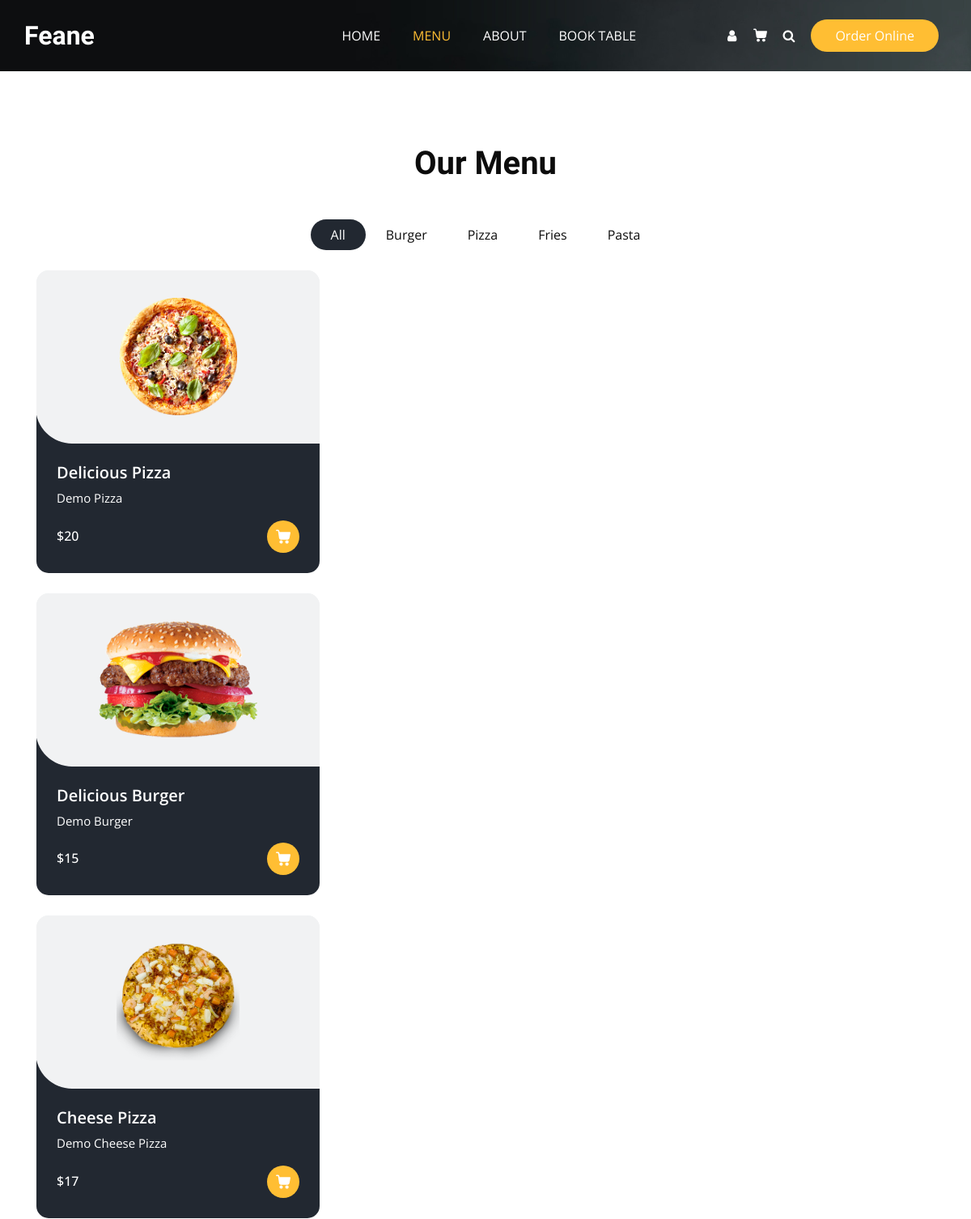
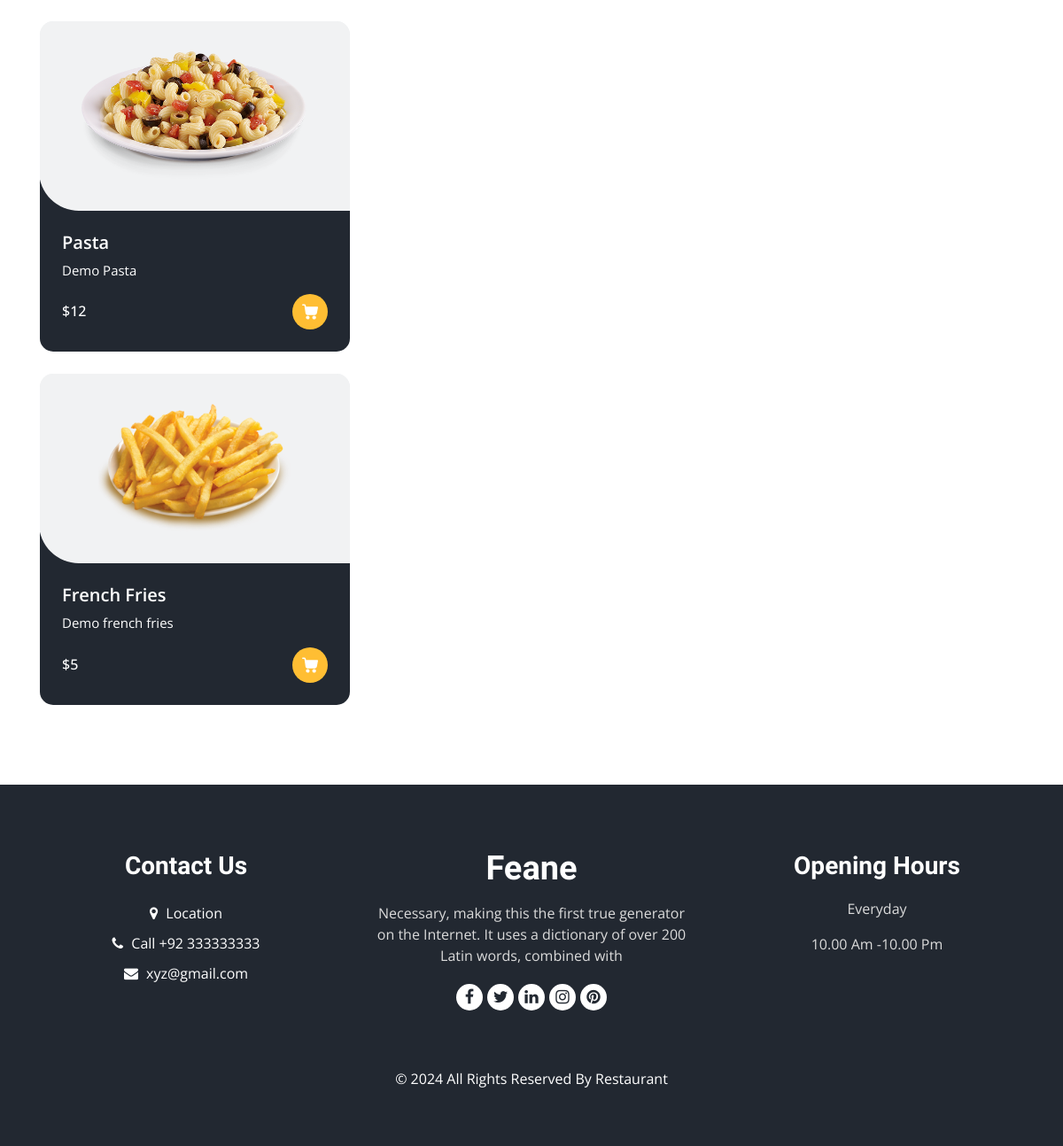
Before: /menu with the older database file (2 pictures, top to bottom).
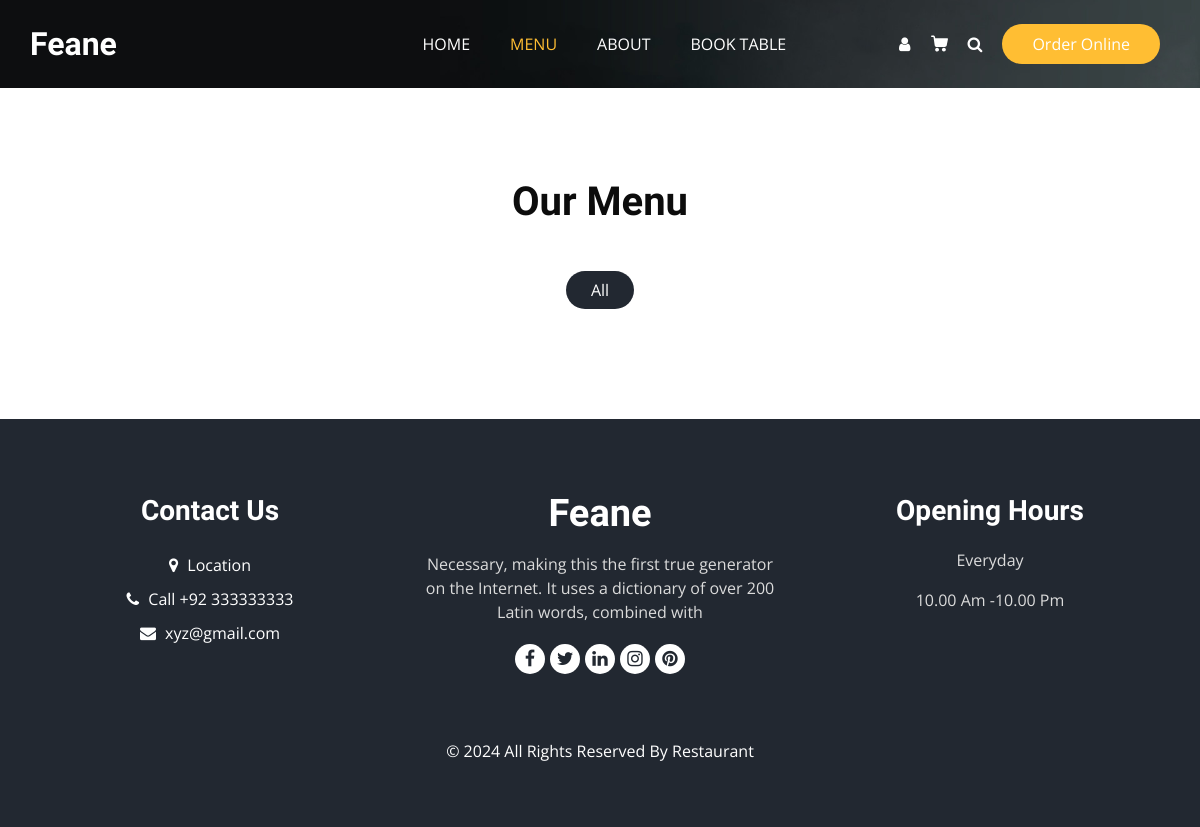
After: the same page with the newer database file.
### resturant/models.py (models this page shows, shortened)
class Category(models.Model):
       name = models.CharField(max_length=100)
       def __str__(self) :
              return self.name

class menu_items(models.Model):
       name          = models.CharField(max_length=50, blank=False)
       price         = models.IntegerField()
       menu_category = models.ForeignKey(Category, on_delete=models.CASCADE, blank=True, null=True)
       is_avalaible  = models.BooleanField(default=True)
       description   = models.TextField(max_length=300)
       image         = models.ImageField(upload_to='images/menu_items_images', blank=True)

### resturant/views.py (the view)
# urls.py: path('menu', views.menu, name='menu'),
def menu(request):
       items = menu_items.objects.all()
       categories = Category.objects.all()
       return render(request, 'menu.html', {
              'site_details':site_details,
              'items':items,
              'categories':categories,
       })

### templates/menu.html (shortened to what this page needs)
{% extends 'base.html' %}
{% load static %}
{% block content %}
</div>
<body class="sub_page">
</body>
  <section class="food_section layout_padding">
    <div class="container">
      <div class="heading_container heading_center">
        <h2>
          Our Menu
        </h2>
      </div>
      <ul class="filters_menu">
        <li class="active" data-filter="*">All</li>
        {% for category in categories %}
        <li data-filter=".{{category.name}}">{{ category.name}}</li>
        {% endfor %}
      </ul>
      <div class="filters-content">
        <div class="column grid">
          {% for item in items %}
          <div class="col-sm-6 col-lg-4 all pizza {{item.menu_category}}">
            <div class="box">
              <div>
                <div class="img-box">
                  <img src="{{ item.image.url }}" alt="">
                </div>
                <div class="detail-box">
                  <h5>
                    {{ item.name }}
                  </h5>
                  <p>
                   {{ item.description }}
                  </p>
                  <div class="options">
                    <h6>
                      ${{item.price}}
                    </h6>
                    <a href="">
                    </a>
                  </div>
                </div>
              </div>
            </div>
          </div>
          {% endfor %}
        </div>
      </div>
    </div>
  </section>
{% endblock %}

### templates/base.html (shortened to what this page needs)
{% load static %}
<!DOCTYPE html>
<html>
<head>
  <link rel="stylesheet" type="text/css" href="{% static 'css/bootstrap.css' %}" />
  <link rel="stylesheet" type="text/css" href="https://cdnjs.cloudflare.com/ajax/libs/OwlCarousel2/2.3.4/assets/owl.carousel.min.css" />
  <link rel="stylesheet" href="https://cdnjs.cloudflare.com/ajax/libs/jquery-nice-select/1.1.0/css/nice-select.min.css" />
  <link href="{% static 'css/font-awesome.min.css' %}" rel="stylesheet" />
  <link href="{% static 'css/style.css' %}" rel="stylesheet" />
  <link href="{% static 'css/responsive.css' %}" rel="stylesheet" />
</head>
<body>
  <div class="hero_area">
    <div class="bg-box">
      <img src="{% static 'images/hero-bg.jpg' %}" alt="">
    </div>
    <header class="header_section">
      <div class="container">
        <nav class="navbar navbar-expand-lg custom_nav-container ">
          <a class="navbar-brand" href="index.html">
            <span>
              Feane
            </span>
          </a>
          <div class="collapse navbar-collapse" id="navbarSupportedContent">
            <ul class="navbar-nav  mx-auto ">
              <li class="nav-item home">
                <a class="nav-link" href="/">Home <span class="sr-only">(current)</span></a>
              </li>
              <li class="nav-item menu">
                <a class="nav-link" href="{% url 'menu' %}">Menu</a>
              </li>
              <li class="nav-item about">
                <a class="nav-link" href="{% url 'about' %}">About</a>
              </li>
              <li class="nav-item book">
                <a class="nav-link" href="{% url 'book' %}">Book Table</a>
              </li>
            </ul>
            <div class="user_option">
              <a href="" class="user_link">
                <i class="fa fa-user" aria-hidden="true"></i>
              </a>
              <a class="cart_link" href="#">
              </a>
              <form class="form-inline">
                <button class="btn  my-2 my-sm-0 nav_search-btn" type="submit">
                  <i class="fa fa-search" aria-hidden="true"></i>
                </button>
              </form>
              <a href="{% url 'menu' %}" class="order_online">
                Order Online
              </a>
            </div>
          </div>
        </nav>
      </div>
    </header>
    {% block content %}
    {% endblock %}
  <footer class="footer_section">
    <div class="container">
      <div class="row">
        <div class="col-md-4 footer-col">
          <div class="footer_contact">
            <h4>
              Contact Us
            </h4>
            <div class="contact_link_box">
              <a href="">
                <i class="fa fa-map-marker" aria-hidden="true"></i>
                <span>
                  Location
                </span>
              </a>
              <a href="">
                <i class="fa fa-phone" aria-hidden="true"></i>
                <span>
                  Call {{site_details.phone}}
                </span>
              </a>
              <a href="">
                <i class="fa fa-envelope" aria-hidden="true"></i>
                <span>
                  {{site_details.email}}
                </span>
              </a>
            </div>
          </div>
        </div>
        <div class="col-md-4 footer-col">
          <div class="footer_detail">
            <a href="" class="footer-logo">
              Feane
            </a>
            <p>
              Necessary, making this the first true generator on the Internet. It uses a dictionary of over 200 Latin words, combined with
            </p>
            <div class="footer_social">
              <a href="">
                <i class="fa fa-facebook" aria-hidden="true"></i>
              </a>
              <a href="">
                <i class="fa fa-twitter" aria-hidden="true"></i>
              </a>
              <a href="">
                <i class="fa fa-linkedin" aria-hidden="true"></i>
              </a>
              <a href="">
                <i class="fa fa-instagram" aria-hidden="true"></i>
              </a>
              <a href="">
                <i class="fa fa-pinterest" aria-hidden="true"></i>
              </a>
            </div>
          </div>
        </div>
        <div class="col-md-4 footer-col">
          <h4>
            Opening Hours
          </h4>
          <p>
            Everyday
          </p>
          <p>
            10.00 Am -10.00 Pm
          </p>
        </div>
      </div>
      <div class="footer-info">
        <p>
          &copy; <span id="displayYear"></span> All Rights Reserved By
          <a href="https://html.design/">{{site_details.name}}</a><br><br>
        </p>
      </div>
    </div>
  </footer>
</body>
</html>

### static/css/responsive.css (style rules this page uses)
@media (min-width: 1200px) { .container { max-width: 1170px; } }

Changed rows visible on the page:
removed Category: name "Burger"
removed Category: name "Pizza"
removed Category: name "Fries"
removed Category: name "Pasta"
removed menu_items: image (picture), name "Delicious Pizza", description "Demo Pizza", price "20"
removed menu_items: image (picture), name "Delicious Burger", description "Demo Burger", price "15"
removed menu_items: image (picture), name "Cheese Pizza", description "Demo Cheese Pizza", price "17"
removed menu_items: image (picture), name "Pasta", description "Demo Pasta", price "12"
removed menu_items: image (picture), name "French Fries", description "Demo french fries", price "5"
